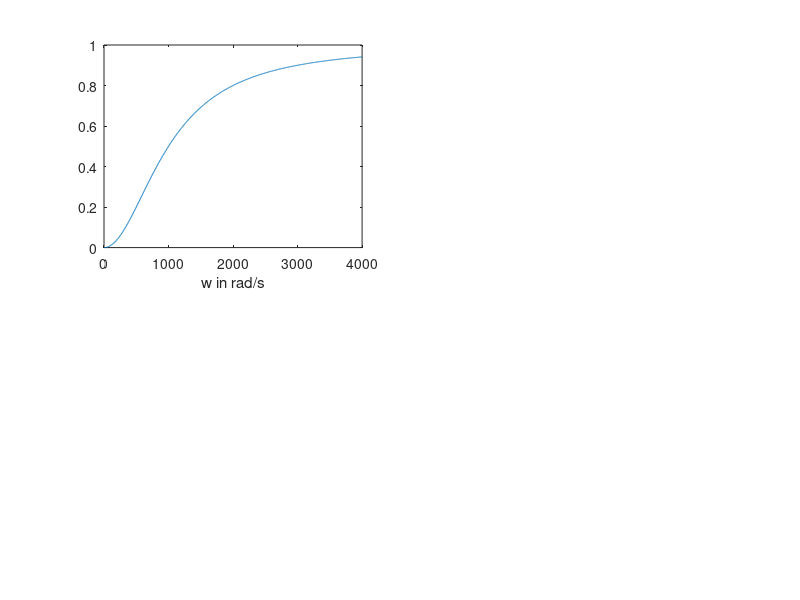

Recreate this plot in MATLAB. (Note: this script raises an error after producing the figure.)


w  = linspace(1,4000,1000)
tau = 1e-3


H    = tau*i*w ./ ( 1 + tau*i*w )

re   = real(H)
im   = imag(H)
ampl = abs(H)
fase = angle(H) / (2*pi) * 360 
v = [re',im',ampl',fase']


subplot(221)
plot(w,re)
xlabel('w in rad/s')
YLABEL('reeele deel')
subplot(222)
plot(w,im)
xlabel('w in rad/s')
YLABEL('imaginaire deel')
subplot(223)
plot(w,ampl)
YLABEL('amplitude')
xlabel('w in rad/s')
subplot(224)
plot(w,fase)
YLABEL('fase verschil in graden')
xlabel('w in rad/s')
